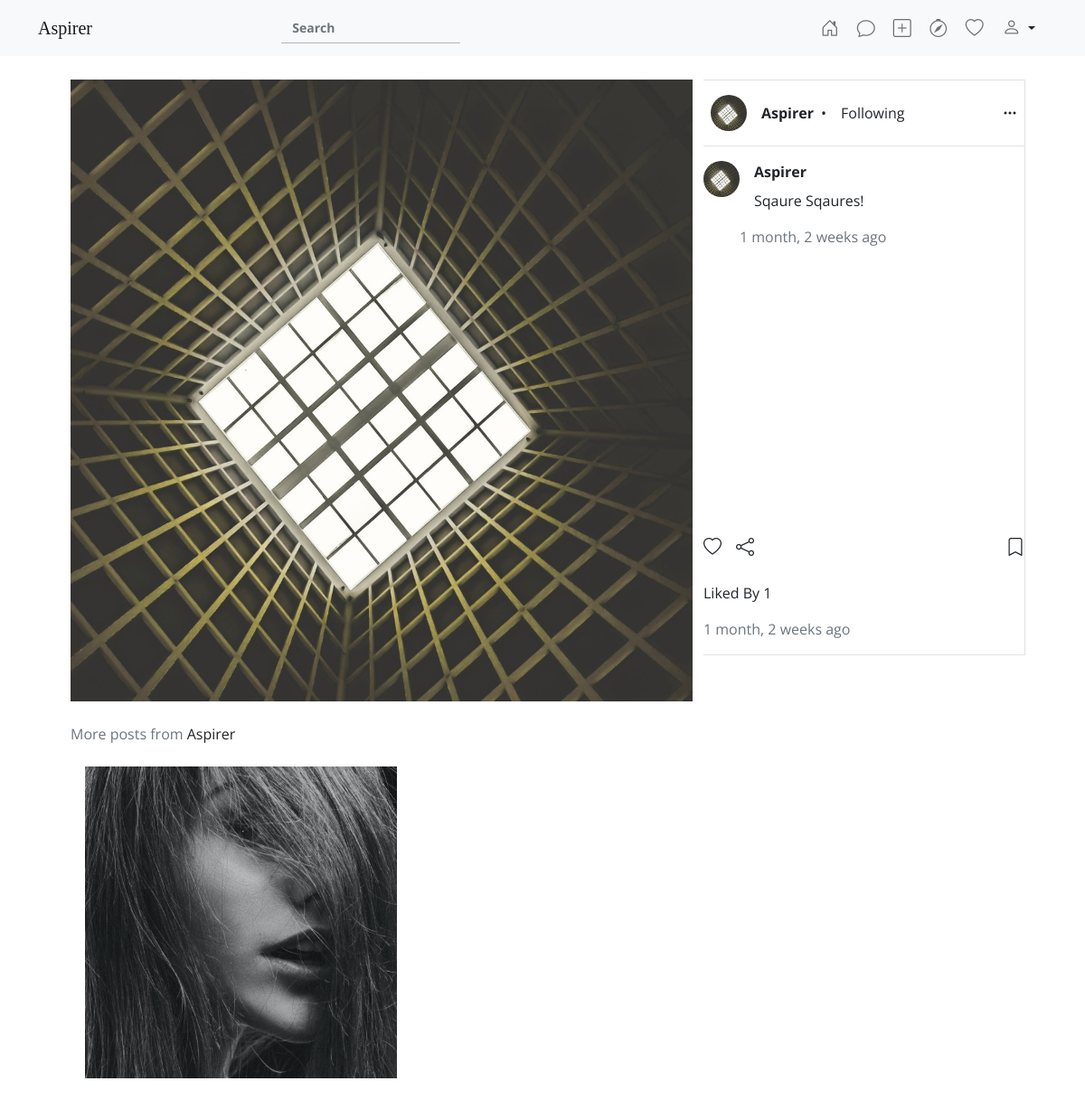
/post/6/ (signed in), run on the app's committed database.
### front/models.py (models this page shows, shortened)
class Post(models.Model):
    user = models.ForeignKey(User,on_delete=models.CASCADE)
    profile = models.ForeignKey(Profile, on_delete= models.CASCADE)
    uploadTime = models.DateTimeField(default= datetime.datetime.now())
    likes =  ListCharField(
        base_field=models.CharField(max_length=10),
        size=6,
        max_length=(6 * 11),  # 6 * 10 character nominals, plus commas
        default = [ ],
        null = True,
        blank = True
    )
    caption = models.CharField(null=False,max_length=300)
    shares = models.IntegerField(default=0)
    saved = models.IntegerField(default=0)
    allow_comments = models.BooleanField(default=True)
    comments = ListCharField(
        base_field=models.CharField(max_length = 10),
        size= 6,
        max_length = (6 * 11),
        default = [],
        null = True,
        blank = True,
    )
    Showimage = models.ImageField(null=False, blank=False, upload_to="images/posts/", default = " ")
    archived = models.BooleanField(null=False, default = False)
    mentions = ListCharField(
        base_field=models.CharField(max_length=50),
        size=6,
        max_length=(6 * 51),  # 6 * 10 character nominals, plus commas
        null = True,
        blank = True
    )
    Location = models.CharField(blank=True, null=True,max_length=50)

class Profile(models.Model):
    gender_chocies = (
        ('M',"Male"),
        ("F","Female"),
        ("N","Prefer Not To Say")
    )
    user = models.OneToOneField(User,on_delete=models.CASCADE, unique=True)
    username = models.CharField(null=False, default = " ", max_length = 20)
    ProfileImg = models.ImageField(null=True,upload_to="images/profile_pic/",default="media/images/profile_pic/default.png")
    contact = models.CharField(max_length = 10)
    Email = models.EmailField(null=False)
    address = models.CharField(null = False, max_length = 50,blank = True)
    website = models.CharField(null=True,blank=True, max_length=30, default="")
    gender = models.CharField(max_length=1,choices = gender_chocies, default = "N")
    pvt_acc = models.BooleanField(default=False)
    activity_status = models.BooleanField(null=False, default = False)
    story_share = models.BooleanField(null=False, default = False)
    close_friends = ListCharField(
        base_field=models.CharField(max_length=10),
        size=6,
        max_length=(6 * 11),  # 6 * 10 character nominals, plus commas
        default = [ ],
        null = True,
        blank = True
    )
    hide_story = ListCharField(
        base_field=models.CharField(max_length=10),
        size=6,
        max_length=(6 * 11),  # 6 * 10 character nominals, plus commas
        default = [ ],
        null = True,
        blank = True
    )
    blocked_users = ListCharField(
        base_field=models.CharField(max_length=10),
        size=6,
        max_length=(6 * 11),  # 6 * 10 character nominals, plus commas
        default = [ ],
        null = True,
        blank = True
    )
    restricted_users = ListCharField(
        base_field=models.CharField(max_length=10),
        size=6,
        max_length=(6 * 11),  # 6 * 10 character nominals, plus commas
        default = [ ],
        null = True,
        blank = True
    )
    followers =  ListCharField(
        base_field=models.CharField(max_length=10),
        size=6,
        max_length=(6 * 11),  # 6 * 10 character nominals, plus commas
        default = [ ],
        null = True,
        blank = True
    )
    following =  ListCharField(
        base_field=models.CharField(max_length=10),
        size=6,
        max_length=(6 * 11),  # 6 * 10 character nominals, plus commas
        default = [ ] ,
        null = True,
        blank = True
    )
    saved =  ListCharField(
        base_field=models.CharField(max_length=10),
        size=6,
        max_length=(6 * 11),  # 6 * 10 character nominals, plus commas
        default = [ ],
        null = True,
        blank = True
    )
    follow_request =  ListCharField(
        base_field=models.CharField(max_length=10),
        size=6,
        max_length=(6 * 11),  # 6 * 10 character nominals, plus commas
        default = [ ],
        null = True,
        blank = True
    )
    bio = models.CharField(max_length = 100,default=" ", blank=True)

### front/views.py (the view)
# urls.py: path('post/<int:pid>/',ViewPost, name="ViewPost"),
def ViewPost(request,pid):
    post = Post.objects.get(id = pid)
    try:
        PostImage = PostImages.objects.get(Post= post)
    except:
        PostImage = None
    CProfile = Profile.objects.get(user = request.user)
    RProfile = Profile.objects.get(user = post.user)
    if (str(request.user.id) not in RProfile.followers and RProfile.pvt_acc and post.user != request.user) or (post.archived and post.user != request.user):
        return redirect('Aspirer:Profile',username=post.user.username)
    otherPosts = Post.objects.exclude(id = pid).filter(user = post.user)
    dic = {'CProfile' : CProfile, 'RProfile':RProfile, 'Post':post, 'postImgs':PostImage, 'otherPosts':otherPosts}
    return render(request,'post.html',dic)

### front/preprocessors.py (called while the page is built)
def follow_requests(request):
    if(request.user.is_authenticated):
        Request_Users = []
        CUser = Profile.objects.filter(user = request.user)[0]
        for i in CUser.follow_request:
            user = User.objects.filter(id = i)[0]
            P = Profile.objects.filter(user = user)[0]
            Request_Users.append({"P":P,"U":user})
        return {
            "Requests": CUser.follow_request,
            "Request_Users": Request_Users,
            "footer": True,
            "navbar" : True,
        }
    return {"Requests": [], "footer":True, "navbar":True}

### templates/post.html (shortened to what this page needs)
{% extends 'base.html' %}
{% load static %}
{% load humanize %}
{% block content %}
<div class="container px-5 py-4 mt-5">
    <div class="row my-3 align-items-start">
        <div class="col-lg-8">
            <img src="{{Post.Showimage.url}}" class="w-100" />
        </div>
        <div class="col-lg-4 border border-start-0 px-0">
            <div class="d-flex py-3 px-2 align-items-center border-bottom w-100">
                <img src="{{Post.profile.ProfileImg.url}}" class="rounded-circle " width="40px" />
                <a class="text-dark fw-bold ms-3 me-2 "
                    href="{% url 'Aspirer:Profile' Post.user.username %}">{{Post.user.username}}</a>
                {% if Post.user != request.user %}
                •
                {% if request.user.id|stringformat:"i" in Post.profile.followers %}
                <a class="text-dark mx-3 unfollow" data-followId="{{Post.user.id}}">Following</a>
                {% else %}
                <a class="text-dark mx-3 unfollow" data-followId="{{Post.user.id}}">Follow</a>
                {% endif %}
                {% endif %}
                <i class="bi bi-three-dots ms-auto pe-pointer" data-bs-toggle="modal" data-bs-target="#PostClickModal"></i>
            </div>
            <div class="d-flex w-100 align-items-start py-3 pe-2">
                <img src="{{Post.profile.ProfileImg.url}}" class="rounded-circle " width="40px" />
                <div>
                    <div class="d-flex align-items-center">
                        <a class="text-dark fw-bold me-2 ms-3"
                            href="{% url 'Aspirer:Profile' Post.user.username %}">{{Post.user.username}}</a>
                    </div>
                    <p class="mt-2 ms-3">{{Post.caption}}</p>
                    <p class="text-secondary">{{Post.uploadTime|naturaltime}}</p>
                </div>
                </div>
                    {% if not Post.archived %}
                    <div class="d-flex px-0 mx-0 mt-100 align-items-center" style="margin-top:80%;">
                        <i class="bi me-2 pe-pointer fs-5 likeBtn bi-heart{% if request.user.id|stringformat:'i' in Post.likes %}-fill text-danger {% endif %}" data-postId="{{Post.id}}"></i>
                        <i class="bi bi-share mx-2 fs-5  pe-pointer"></i>
                        <i class="bi ms-auto fs-5 pe-pointer bi-bookmark{% if Post.id|stringformat:'i' in CProfile.saved %}-fill {% endif %} saveBtn" data-postId="{{Post.id}}" id="saveBtn{{Post.id}}"></i>
                    </div>
                    <p class="mt-4" style="{% if Post.archived %}margin-top:100%;{% endif %}">Liked By <span id="{{Post.id}}likes">{{Post.likes|length}}</span></p>
                    <p class="text-secondary">{{Post.uploadTime|naturaltime}}</p>
                    {% endif %}
                </div>
        </div>
        {% if otherPosts|length > 0 %}
        <div class="my-4">
            <p class="text-secondary">More posts from <span class="text-dark">{{Post.user.username}}</span></p>
        </div>
        <div class="d-flex">
            {% for post in otherPosts %}
            <div>
                <a href="{% url 'Aspirer:ViewPost' post.id %}"><img src="{{post.Showimage.url}}" width="33%" class="pe-pointer mx-3" /></a>
            </div>
            {% endfor %}
        </div>
        {% endif %}
    </div>
{% endblock %}

### static/css/base.css (style rules this page uses)
:root { --primary-background : #55acee; }
* { margin:0; padding: 0; font-family: 'Open Sans', sans-serif; }
html, body { overflow-x: hidden; }
a { text-decoration: none; color:black; }
.pe-pointer { cursor: pointer; }

### data on the page
Post: Showimage (picture), profile.ProfileImg (picture), user.username "Aspirer", caption "Sqaure Sqaures!", uploadTime "1 month, 2 weeks ago", likes|length "1"
Post: Showimage (picture)
